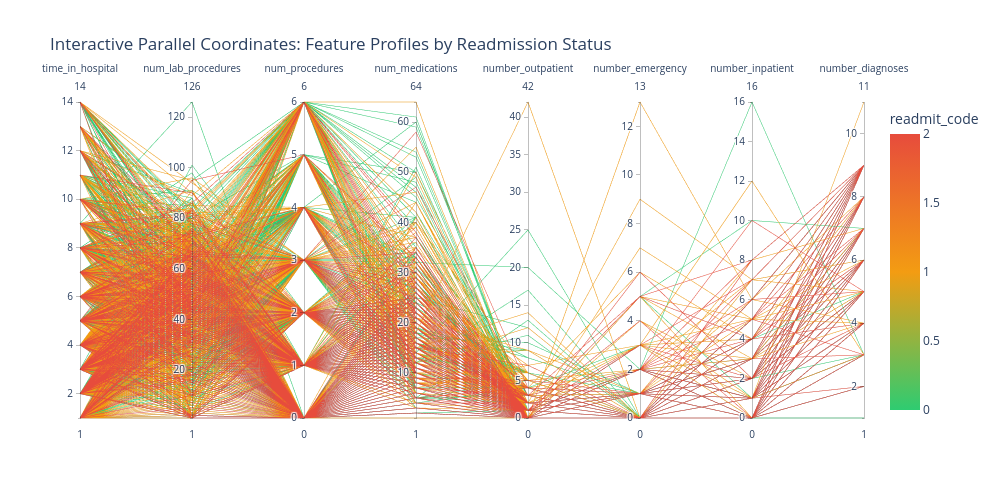

The code cell stored with this chart in its notebook:
### Markdown cell above
**Interpretation:** The sunburst chart provides an interactive drill-down view of how readmission status distributes across primary diagnosis categories. Clicking on a diagnosis category reveals its readmission breakdown. Circulatory diseases dominate the dataset, and each category shows the characteristic ~54% NO / ~35% >30 / ~11% <30 split, though some categories (e.g., Diabetes) show slightly elevated readmission rates.

### Code cell
# Interactive parallel coordinates
sample_pc = df[NUMERICAL_COLS + [TARGET]].dropna().sample(3000, random_state=42)
target_num = sample_pc[TARGET].map({'NO': 0, '>30': 1, '<30': 2})

fig = px.parallel_coordinates(
    sample_pc.assign(readmit_code=target_num),
    dimensions=NUMERICAL_COLS,
    color='readmit_code',
    color_continuous_scale=['#2ecc71', '#f39c12', '#e74c3c'],
    title='Interactive Parallel Coordinates: Feature Profiles by Readmission Status'
)
fig.update_layout(width=1000, height=500)
fig.show()

### Figure 1 — Plotly figure (JSON) as saved in the notebook; plotly's stock layout.template omitted (floating-point values rounded to 4 significant figures; data arrays with more than 128 entries replaced by an {"elided": "..."} marker saying what was removed)
{"data": [{"dimensions": [{"label": "time_in_hospital", "values": {"elided": "3000 int values"}}, {"label": "num_lab_procedures", "values": {"elided": "3000 int values"}}, {"label": "num_procedures", "values": {"elided": "3000 int values"}}, {"label": "num_medications", "values": {"elided": "3000 int values"}}, {"label": "number_outpatient", "values": {"elided": "3000 int values"}}, {"label": "number_emergency", "values": {"elided": "3000 int values"}}, {"label": "number_inpatient", "values": {"elided": "3000 int values"}}, {"label": "number_diagnoses", "values": {"elided": "3000 int values"}}], "domain": {"x": [0, 1], "y": [0, 1]}, "line": {"color": {"elided": "3000 int values"}, "coloraxis": "coloraxis"}, "name": "", "type": "parcoords"}], "layout": {"coloraxis": {"colorbar": {"title": {"text": "readmit_code"}}, "colorscale": [[0, "#2ecc71"], [0.5, "#f39c12"], [1, "#e74c3c"]]}, "height": 500, "legend": {"tracegroupgap": 0}, "title": {"text": "Interactive Parallel Coordinates: Feature Profiles by Readmission Status"}, "width": 1000}}
